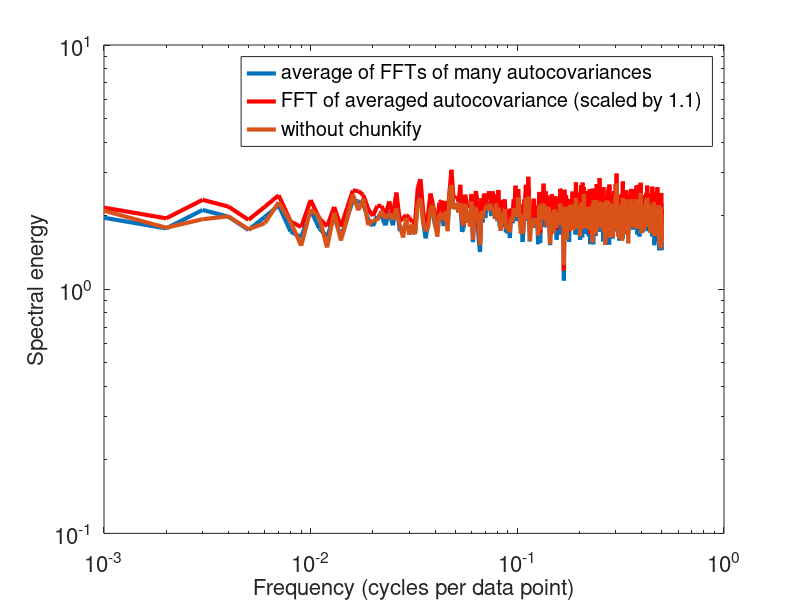

MATLAB code for this plot: (Note: this script raises an error after producing the figure.)
% Bingchen Liu May 21, 2025
% This code generate example forcing using SDE 

close all
clear all 
%% Gille note 
clear
A=randn(1000,100);
for i=1:100
AcA(:,i)=xcov(A(:,i),A(:,i),'unbiased'); % autocovariance for
end
fAcA=fft(AcA(500:1500,:)); % Fourier transform of autocovariance
frequency=(0:500)/1000;
loglog(frequency,2*abs(mean(fAcA(1:501,:),2)),'LineWidth',3)
set(gca,'FontSize',16)
xlabel('Frequency (cycles per data point)','FontSize',16)
ylabel('Spectral energy','FontSize',16)


mean_AcA=mean(AcA,2);
fmean_AcA=fft(mean_AcA(500:1500));
hold on
loglog(frequency,2*abs(fmean_AcA(1:501,:))*1.1,'r','LineWidth',3)


a=A(:);
N=length(a);
aca=xcov(a,a,'unbiased');
faca=fft(aca(N-500:N+500));
loglog(frequency,2*abs(faca(1:501)),'LineWidth',3)
legend('average of FFTs of many autocovariances',...
'FFT of averaged autocovariance (scaled by 1.1)','without chunkify')

%% simple non-stochastic test
close all
clear all 


dt = 0.1;
tmax=  50;
t = 0:dt:tmax;
N = length(t);
N_half= (N-1)/2;
omega1  = 2*pi/10;
omega2  = 2*pi/5;
x = sin(t*omega1)+sin(t*omega2);



[covar,lag] = xcorr(x,'unbiased');
lag = lag*dt;
%x_fft= fft(x);
covar_fft= fft(covar(N_half:N_half+N-1)); % only take the middle section of the autocovar
spec_covar = 2*abs(covar_fft(1:(length(covar_fft)-1)/2+1))*dt; %multiple 2 for the other half of the fft

freq_fromlag = (0:(N-1)/2)./tmax; %

[freq,spec] = fft_data(x,dt);



figure()
subplot(221)
plot(t,x)
subplot(222)
plot(lag,covar)
subplot(223)
plot(freq,spec)
xlim([0,0.3])
subplot(224)
plot(freq_fromlag,spec_covar)
xlim([0,0.3])
%% Orstein-Uhlenbeck process 
clear
th = 0.1;
mu = 0;
sig = 0.3;
dt = 1e-2;
tmax = 20;
t = 0:dt:tmax;             % Time vector
x = zeros(1,length(t)); % Allocate output vector, set initial condition
rng(1);                 % Set random seed
for i = 1:length(t)-1
    x(i+1) = x(i)+th*(mu-x(i))*dt+sig*sqrt(dt)*randn;
end

[acf,lags] = autocorr(x);

figure()
subplot(121)
plot(t,x);
subplot(122)
plot(lags,acf)


%% AR1 Method in Jekins and Watts (FDA eq 5.2.24) derivation see notebook and photo copy 


close all
clear all 

tau = 2; % decorrelation time scale in autocrr of e^{-t/tau}
sig = 0.3;
dt = 1e-3;
tmax = 200;
t = 0:dt:tmax;             % Time vector
N = length(t);
N_half= (N-1)/2;
x = zeros(1,length(t)); % Allocate output vector, set initial condition
%rng(1);                 % Set random seed
for i = 1:length(t)-1
    x(i+1) = x(i)-(dt/tau)*x(i)+(dt/tau)*randn(1,1);
end

xmean = mean(x);
x_mean_plot =ones(length(t),1)*xmean;
x= detrend(x); %demean the data


[covar,lag] = xcorr(x,'unbiased');
lag = lag*dt;
%x_fft= fft(x);
covar_fft= fft(covar(N_half:N_half+N-1)); % only take the middle section of the autocovar
spec_covar = 2*abs(covar_fft(1:(length(covar_fft)-1)/2+1))*dt; %multiple 2 for the other half of the fft
freq_fromlag = (0:(N-1)/2)./tmax; %

[freq,spec] = fft_data(x,dt);



% compare with theory 
t_lag = 0:dt:tau*3;
auto_pred = exp(-t_lag/tau);
[acf,lags_num] = autocorr(x,'NumLags',2*(tau/dt));
lags = lags_num*dt;


% plot 
linewd = 2;
figure()
subplot(121)
plot(t,x);
hold on 
yline(xmean,'LineWidth',linewd)
hold off 

subplot(122)
plot(lags,acf,'LineWidth',linewd)
hold on 
plot(t_lag,auto_pred,'LineWidth',linewd)
hold off 


figure()
subplot(221)
plot(t,x)
subplot(222)
plot(lag,covar)
subplot(223)
loglog(freq,spec)
xlim([0,0.3])
subplot(224)
loglog(freq_fromlag,spec_covar)
xlim([0,0.3])


%% AR1 method in Jenkins and Watts (discrete AR1 eq 5.2.26)
close all
clear all 

a1=0.9;
tmax = 500;
t = 0:1:tmax;             % Time vector
N = length(t);
N_half= (N-1)/2;
x = zeros(1,length(t)); % Allocate output vector, set initial condition
%rng(1);                 % Set random seed
for i = 1:length(t)-1
    x(i+1) =a1*x(i) +randn(1,1);
end

xmean = mean(x);
x_mean_plot =ones(length(t),1)*xmean;
x= detrend(x); %demean the data

% compare with theory 
%t_lag = 0:dt:tau*3;
%auto_pred = exp(-t_lag/tau);
[acf,lags] = autocorr(x);
%lags = lags_num*dt;
rho_xx=  a1.^lags;

figure()
subplot(121)
plot(t,x)
subplot(122)
plot(lags,acf)
hold on 
plot(t,rho_xx)
hold off 
xlim([0,50])
%% AR2 Method in Jekins and Watts (FDA 5.2.28) 

close all
clear all 

a1 = 1; % decorrelation time scale in autocrr of e^{-t/tau}
a2 = -0.5;
dt = 1;
tmax = 200;
t = 0:dt:tmax;             % Time vector
N = length(t);
N_half= (N-1)/2;
x = zeros(1,length(t)); % Allocate output vector, set initial condition
x(1) = randn(1,1);
x(2) = randn(1,1);
%rng(1);                 % Set random seed
for i = 2:length(t)-1
    x(i+1) = (dt^2/a2)*randn(1,1)+(2-dt*(a1/a2)+dt^2/a2)*x(i)-(1-dt*(a1/a2))*x(i-1);
end

xmean = mean(x);
x_mean_plot =ones(length(t),1)*xmean;
x= detrend(x); %demean the data

figure()
plot(x)


%% AR2 discrete (5.2.31)


close all
clear all 

% =======================> result from fit 
ct=3; % convert factor for nond x coordinate to actual x coordinate (fit is done is nond-x coordinate)
R_fit = 0.03171^(1/ct); %input from data fit results 
omega_fit = 1.785/ct;
phi_fit = -1.246;
a2_fit = -R_fit^2;
a1_fit = 2*(-a2_fit)^(0.5)*cos(omega_fit); %a1 and a2 derived from the data fit 

x_test= 0:0.1:5;
rho_xx_c123 = R_fit.^x_test.*cos(omega_fit.*x_test-phi_fit)/cos(phi_fit);
plot(x_test,rho_xx_c123)



%% =======================> use the fit to derive a1 and a2 
% a2 = -R_fit^2;
% a1 = 2*(-a2)^(0.5)*cos(omega_fit);
a1 = 1;
a2 = -0.5;
dt = 1;
tmax = 10000;
t = 0:dt:tmax;             % Time vector
N = length(t);
N_half= (N-1)/2;
x = zeros(1,length(t)); % Allocate output vector, set initial condition
x(1) = randn(1,1);
x(2) = randn(1,1);
%rng(1);                 % Set random seed
for i = 2:length(t)-1
    x(i+1) = a1*x(i)+a2*x(i-1)+randn(1,1);
end

xmean = mean(x);
x_mean_plot =ones(length(t),1)*xmean;
x= detrend(x); %demean the data

[acf,lags_num] = autocorr(x);
lags = lags_num;
R = (-a2)^0.5;
omega = acos(a1/(2*R));
%phi = -1.246;
phi = atan((1-R^2)/(1+R^2))*tan(omega);
rho_xx = R.^(lags).*cos(omega.*lags-phi)./cos(phi);

% ct=3; % convert factor for nond x coordinate to actual x coordinate (fit is done is nond-x coordinate)
% R_fit = 0.03171^(1/ct); %input from data fit results 
% omega_fit = 1.785/ct;
% phi_fit = -1.246;
% x_test= 0:0.1:5;
% rho_xx_c123 = R_fit.^x_test.*cos(omega_fit.*x_test-phi_fit)/cos(phi_fit);
% %rho_xx_c123 = exp(-x_test/0.84).*cos(x_test/1.65+1.23)./cos(1.23);
% plot(x_test,rho_xx_c123)

figure()
subplot(211)
plot(x)
hold on
yline(0)
hold off
xlim([0,50])
subplot(212)
plot(lags_num,acf)
hold on 
plot(lags,rho_xx)
hold off 
legend('data','theory')
title(['a1=',num2str(a1),' a2=',num2str(a2)])